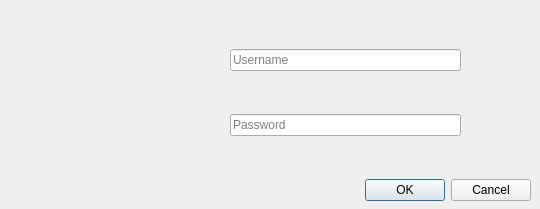
<?xml version="1.0" encoding="UTF-8"?>
<ui version="4.0">
 <class>Login_Frame</class>
 <widget class="QDialog" name="Login_Frame">
  <property name="geometry">
   <rect>
    <x>0</x>
    <y>0</y>
    <width>540</width>
    <height>209</height>
   </rect>
  </property>
  <property name="windowTitle">
   <string>Login</string>
  </property>
  <property name="windowIcon">
   <iconset resource="FrameIcon/Icon resource file.qrc">
    <normaloff>:/newPrefix/icons8-computer-chat-64.png</normaloff>:/newPrefix/icons8-computer-chat-64.png</iconset>
  </property>
  <widget class="QDialogButtonBox" name="buttonBox">
   <property name="geometry">
    <rect>
     <x>310</x>
     <y>170</y>
     <width>221</width>
     <height>41</height>
    </rect>
   </property>
   <property name="orientation">
    <enum>Qt::Horizontal</enum>
   </property>
   <property name="standardButtons">
    <set>QDialogButtonBox::Cancel|QDialogButtonBox::Ok</set>
   </property>
  </widget>
  <widget class="QWidget" name="verticalLayoutWidget">
   <property name="geometry">
    <rect>
     <x>230</x>
     <y>90</y>
     <width>231</width>
     <height>71</height>
    </rect>
   </property>
   <layout class="QVBoxLayout" name="Password_Layout">
    <item>
     <widget class="QLineEdit" name="Password_Line">
      <property name="accessibleName">
       <string notr="true"/>
      </property>
      <property name="text">
       <string/>
      </property>
      <property name="echoMode">
       <enum>QLineEdit::Password</enum>
      </property>
      <property name="dragEnabled">
       <bool>true</bool>
      </property>
      <property name="placeholderText">
       <string>Password</string>
      </property>
      <property name="clearButtonEnabled">
       <bool>false</bool>
      </property>
     </widget>
    </item>
   </layout>
  </widget>
  <widget class="QWidget" name="verticalLayoutWidget_2">
   <property name="geometry">
    <rect>
     <x>230</x>
     <y>30</y>
     <width>231</width>
     <height>61</height>
    </rect>
   </property>
   <layout class="QVBoxLayout" name="User_Layout">
    <item>
     <widget class="QLineEdit" name="User_line">
      <property name="dragEnabled">
       <bool>true</bool>
      </property>
      <property name="placeholderText">
       <string>Username</string>
      </property>
     </widget>
    </item>
   </layout>
  </widget>
  <widget class="QLabel" name="label">
   <property name="geometry">
    <rect>
     <x>30</x>
     <y>30</y>
     <width>161</width>
     <height>131</height>
    </rect>
   </property>
   <property name="text">
    <string/>
   </property>
   <property name="pixmap">
    <pixmap resource="DefaultUserPic/DefaultUserPic.qrc">:/DefaultUserPic/default-user-profile.jpg</pixmap>
   </property>
   <property name="scaledContents">
    <bool>true</bool>
   </property>
  </widget>
 </widget>
 <resources>
  <include location="DefaultUserPic/DefaultUserPic.qrc"/>
  <include location="FrameIcon/Icon resource file.qrc"/>
 </resources>
 <connections>
  <connection>
   <sender>buttonBox</sender>
   <signal>accepted()</signal>
   <receiver>Login_Frame</receiver>
   <slot>accept()</slot>
   <hints>
    <hint type="sourcelabel">
     <x>248</x>
     <y>254</y>
    </hint>
    <hint type="destinationlabel">
     <x>157</x>
     <y>274</y>
    </hint>
   </hints>
  </connection>
  <connection>
   <sender>buttonBox</sender>
   <signal>rejected()</signal>
   <receiver>Login_Frame</receiver>
   <slot>reject()</slot>
   <hints>
    <hint type="sourcelabel">
     <x>316</x>
     <y>260</y>
    </hint>
    <hint type="destinationlabel">
     <x>286</x>
     <y>274</y>
    </hint>
   </hints>
  </connection>
 </connections>
</ui>
